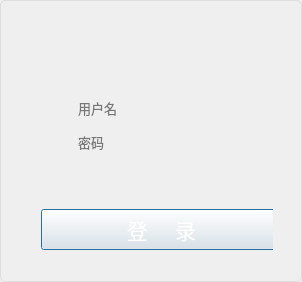
<?xml version="1.0" encoding="UTF-8"?>
<ui version="4.0">
 <class>CLoginDialog</class>
 <widget class="QDialog" name="CLoginDialog">
  <property name="geometry">
   <rect>
    <x>0</x>
    <y>0</y>
    <width>302</width>
    <height>282</height>
   </rect>
  </property>
  <property name="minimumSize">
   <size>
    <width>302</width>
    <height>282</height>
   </size>
  </property>
  <property name="maximumSize">
   <size>
    <width>302</width>
    <height>282</height>
   </size>
  </property>
  <property name="windowTitle">
   <string>CLoginDialog</string>
  </property>
  <property name="styleSheet">
   <string notr="true">QDialog#CLoginDialog{
	border-image: url(:/Resources/background_login.png);
}</string>
  </property>
  <layout class="QGridLayout" name="gridLayout">
   <property name="leftMargin">
    <number>0</number>
   </property>
   <property name="topMargin">
    <number>0</number>
   </property>
   <property name="rightMargin">
    <number>0</number>
   </property>
   <property name="bottomMargin">
    <number>0</number>
   </property>
   <property name="spacing">
    <number>0</number>
   </property>
   <item row="0" column="0">
    <widget class="QFrame" name="frame">
     <property name="styleSheet">
      <string notr="true">QFrame{border:1px solid #ddd;border-radius:5px;}</string>
     </property>
     <property name="frameShape">
      <enum>QFrame::StyledPanel</enum>
     </property>
     <property name="frameShadow">
      <enum>QFrame::Raised</enum>
     </property>
     <widget class="QWidget" name="layoutWidget">
      <property name="geometry">
       <rect>
        <x>30</x>
        <y>80</y>
        <width>243</width>
        <height>181</height>
       </rect>
      </property>
      <layout class="QVBoxLayout" name="verticalLayout_2">
       <item>
        <layout class="QVBoxLayout" name="verticalLayout">
         <property name="spacing">
          <number>8</number>
         </property>
         <property name="leftMargin">
          <number>35</number>
         </property>
         <property name="topMargin">
          <number>2</number>
         </property>
         <property name="rightMargin">
          <number>15</number>
         </property>
         <property name="bottomMargin">
          <number>50</number>
         </property>
         <item>
          <widget class="QLineEdit" name="lne_username">
           <property name="minimumSize">
            <size>
             <width>0</width>
             <height>30</height>
            </size>
           </property>
           <property name="font">
            <font>
             <family>微软雅黑</family>
             <pointsize>10</pointsize>
            </font>
           </property>
           <property name="styleSheet">
            <string notr="true">background-color: transparent;
border: none;</string>
           </property>
           <property name="placeholderText">
            <string>用户名</string>
           </property>
          </widget>
         </item>
         <item>
          <widget class="QLineEdit" name="lne_passwd">
           <property name="minimumSize">
            <size>
             <width>0</width>
             <height>30</height>
            </size>
           </property>
           <property name="font">
            <font>
             <family>微软雅黑</family>
             <pointsize>10</pointsize>
            </font>
           </property>
           <property name="styleSheet">
            <string notr="true">background-color: transparent;
border: none;</string>
           </property>
           <property name="echoMode">
            <enum>QLineEdit::Password</enum>
           </property>
           <property name="placeholderText">
            <string>密码</string>
           </property>
          </widget>
         </item>
        </layout>
       </item>
       <item>
        <widget class="QPushButton" name="tbtn_login">
         <property name="minimumSize">
          <size>
           <width>241</width>
           <height>41</height>
          </size>
         </property>
         <property name="maximumSize">
          <size>
           <width>241</width>
           <height>41</height>
          </size>
         </property>
         <property name="font">
          <font>
           <family>微软雅黑</family>
           <pointsize>16</pointsize>
          </font>
         </property>
         <property name="styleSheet">
          <string notr="true">border-image: url(:/Resources/login.png);
color:white;</string>
         </property>
         <property name="text">
          <string>登     录</string>
         </property>
        </widget>
       </item>
      </layout>
     </widget>
     <widget class="QToolButton" name="tbtn_close">
      <property name="geometry">
       <rect>
        <x>264</x>
        <y>13</y>
        <width>27</width>
        <height>24</height>
       </rect>
      </property>
      <property name="minimumSize">
       <size>
        <width>27</width>
        <height>24</height>
       </size>
      </property>
      <property name="maximumSize">
       <size>
        <width>27</width>
        <height>24</height>
       </size>
      </property>
      <property name="styleSheet">
       <string notr="true">QToolButton#tbtn_close{
	border-image: url(:/Resources/close.png);
}

QToolButton#tbtn_close:hover{
	border-image: url(:/Resources/close_enter.png);
}

QToolButton#tbtn_close:pressed{
	border-image: url(:/Resources/close_pressed.png);
}</string>
      </property>
      <property name="text">
       <string/>
      </property>
      <property name="autoRaise">
       <bool>true</bool>
      </property>
     </widget>
    </widget>
   </item>
  </layout>
 </widget>
 <layoutdefault spacing="6" margin="11"/>
 <resources>
  <include location="CSMonitorServer.qrc"/>
 </resources>
 <connections/>
</ui>
